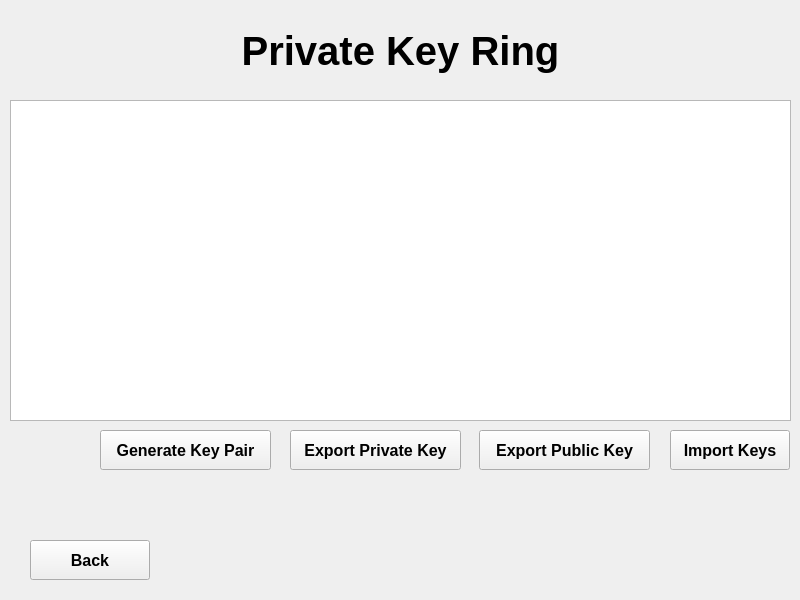
<?xml version="1.0" encoding="UTF-8"?>
<ui version="4.0">
 <class>privateKeyRing</class>
 <widget class="QWidget" name="privateKeyRing">
  <property name="geometry">
   <rect>
    <x>0</x>
    <y>0</y>
    <width>800</width>
    <height>600</height>
   </rect>
  </property>
  <property name="windowTitle">
   <string>Form</string>
  </property>
  <widget class="QPushButton" name="importKeysBtn">
   <property name="geometry">
    <rect>
     <x>670</x>
     <y>430</y>
     <width>120</width>
     <height>40</height>
    </rect>
   </property>
   <property name="font">
    <font>
     <pointsize>12</pointsize>
     <weight>75</weight>
     <bold>true</bold>
    </font>
   </property>
   <property name="text">
    <string>Import Keys</string>
   </property>
  </widget>
  <widget class="QPushButton" name="exportPublicKeyBtn">
   <property name="geometry">
    <rect>
     <x>479</x>
     <y>430</y>
     <width>171</width>
     <height>40</height>
    </rect>
   </property>
   <property name="font">
    <font>
     <pointsize>12</pointsize>
     <weight>75</weight>
     <bold>true</bold>
    </font>
   </property>
   <property name="text">
    <string>Export Public Key</string>
   </property>
  </widget>
  <widget class="QPushButton" name="back">
   <property name="geometry">
    <rect>
     <x>30</x>
     <y>540</y>
     <width>120</width>
     <height>40</height>
    </rect>
   </property>
   <property name="font">
    <font>
     <pointsize>12</pointsize>
     <weight>75</weight>
     <bold>true</bold>
    </font>
   </property>
   <property name="text">
    <string>Back</string>
   </property>
  </widget>
  <widget class="QTableWidget" name="tableWidget">
   <property name="geometry">
    <rect>
     <x>10</x>
     <y>100</y>
     <width>781</width>
     <height>321</height>
    </rect>
   </property>
  </widget>
  <widget class="QLabel" name="label_2">
   <property name="geometry">
    <rect>
     <x>150</x>
     <y>20</y>
     <width>501</width>
     <height>61</height>
    </rect>
   </property>
   <property name="font">
    <font>
     <pointsize>30</pointsize>
     <weight>75</weight>
     <bold>true</bold>
    </font>
   </property>
   <property name="text">
    <string>Private Key Ring</string>
   </property>
   <property name="alignment">
    <set>Qt::AlignCenter</set>
   </property>
  </widget>
  <widget class="QPushButton" name="exportPrivateKeyBtn">
   <property name="geometry">
    <rect>
     <x>290</x>
     <y>430</y>
     <width>171</width>
     <height>40</height>
    </rect>
   </property>
   <property name="font">
    <font>
     <pointsize>12</pointsize>
     <weight>75</weight>
     <bold>true</bold>
    </font>
   </property>
   <property name="text">
    <string>Export Private Key</string>
   </property>
  </widget>
  <widget class="QPushButton" name="generateKeys">
   <property name="geometry">
    <rect>
     <x>100</x>
     <y>430</y>
     <width>171</width>
     <height>40</height>
    </rect>
   </property>
   <property name="font">
    <font>
     <pointsize>12</pointsize>
     <weight>75</weight>
     <bold>true</bold>
    </font>
   </property>
   <property name="text">
    <string>Generate Key Pair</string>
   </property>
  </widget>
 </widget>
 <resources/>
 <connections/>
</ui>
